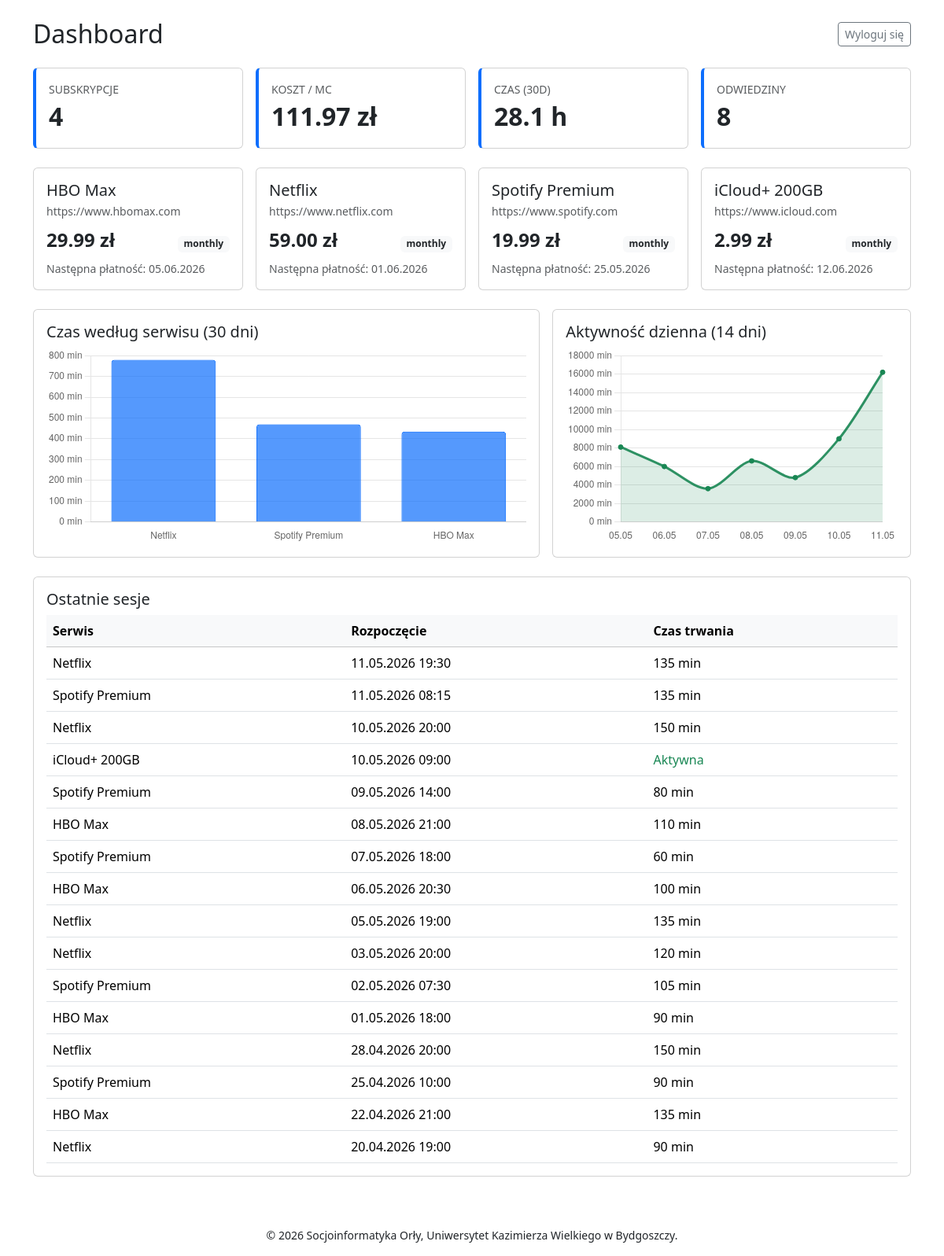
Screenshot of /home/ (signed in) with the database file from the repository.
### api/models.py (models this page shows, shortened)
class Subscription(models.Model):
    user = models.ForeignKey(
        User, on_delete=models.CASCADE, related_name="subscriptions"
    )
    name = models.CharField(max_length=255)
    url = models.CharField()
    cost = models.DecimalField(max_digits=8, decimal_places=2)
    billing_cycle = models.CharField(
        max_length=20,
        choices=[
            ("monthly", "Monthly"),
            ("yearly", "Yearly"),
            ("quarterly", "Quarterly"),
        ],
        default="monthly",
    )
    next_billing_date = models.DateField(null=True, blank=True)
    is_active = models.BooleanField(default=True)
    created_at = models.DateTimeField(auto_now_add=True)
    updated_at = models.DateTimeField(auto_now=True)
    class Meta:
        ordering = ["-created_at"]

class Session(models.Model):
    user = models.ForeignKey(
        User, on_delete=models.CASCADE, related_name="sessions"
    )
    subscription = models.ForeignKey(
        Subscription, on_delete=models.SET_NULL, null=True, blank=True,
        related_name="sessions",
    )
    url = models.CharField()
    started_at = models.DateTimeField()
    ended_at = models.DateTimeField(null=True, blank=True)
    duration_seconds = models.IntegerField(null=True, blank=True)
    created_at = models.DateTimeField(auto_now_add=True)
    class Meta:
        ordering = ["-started_at"]
        indexes = [
            models.Index(fields=["user", "subscription", "ended_at"]),
        ]

### dashboard/views.py (the view)
# urls.py: 2. Add a URL to urlpatterns:  path('', views.home, name='home')
def home(request):
    context = {}
    if request.user.is_authenticated:
        now = timezone.now()
        thirty_days_ago = now - timedelta(days=30)
        subscriptions = Subscription.objects.filter(
            user=request.user, is_active=True
        )
        context["subscriptions"] = subscriptions
        context["active_subscriptions_count"] = subscriptions.count()
        total_monthly = 0
        for sub in subscriptions:
            if sub.billing_cycle == "monthly":
                total_monthly += sub.cost
            elif sub.billing_cycle == "quarterly":
                total_monthly += sub.cost / 3
            elif sub.billing_cycle == "yearly":
                total_monthly += sub.cost / 12
        context["total_monthly_cost"] = round(total_monthly, 2)
        recent_sessions = Session.objects.filter(
            user=request.user,
            started_at__gte=thirty_days_ago,
        ).select_related("subscription").order_by("-started_at")[:20]
        context["recent_sessions"] = recent_sessions
        total_seconds = Session.objects.filter(
            user=request.user,
            started_at__gte=thirty_days_ago,
            ended_at__isnull=False,
        ).aggregate(total=Sum("duration_seconds"))["total"] or 0
        context["total_tracked_hours"] = round(total_seconds / 3600, 1)
        time_per_sub = (
            Session.objects.filter(
                user=request.user,
                started_at__gte=thirty_days_ago,
                ended_at__isnull=False,
            )
            .values("subscription__name")
            .annotate(total_seconds=Sum("duration_seconds"))
            .order_by("-total_seconds")
        )
        context["time_per_subscription"] = time_per_sub
        fourteen_days_ago = now - timedelta(days=14)
        daily_usage = (
            Session.objects.filter(
                user=request.user,
                started_at__gte=fourteen_days_ago,
                ended_at__isnull=False,
            )
            .annotate(date=TruncDate("started_at"))
            .values("date")
            .annotate(total_seconds=Sum("duration_seconds"))
            .order_by("date")
        )
        context["daily_usage"] = daily_usage
        context["visit_count"] = SiteEvent.objects.filter(
            user=request.user,
            event_type="open",
            timestamp__gte=thirty_days_ago,
        ).count()
    return render(request, "dashboard/home.html", context)

### dashboard/templates/dashboard/home.html (shortened to what this page needs)
{% extends "base.html" %}
{% load static %}
{% block content %}
<div class="container mt-4 mb-5">
{% if user.is_authenticated %}
  <div class="d-flex justify-content-between align-items-center mb-4">
    <h2 class="mb-0">Dashboard</h2>
    <form method="post" action="{% url 'logout' %}">
      <button type="submit" class="btn btn-outline-secondary btn-sm">Wyloguj się</button>
    </form>
  </div>
  <div class="row g-3 mb-4">
    <div class="col-6 col-md-3">
      <div class="card stat-card h-100">
        <div class="card-body">
          <div class="text-muted small text-uppercase">Subskrypcje</div>
          <div class="stat-value">{{ active_subscriptions_count }}</div>
        </div>
      </div>
    </div>
    <div class="col-6 col-md-3">
      <div class="card stat-card h-100">
        <div class="card-body">
          <div class="text-muted small text-uppercase">Koszt / mc</div>
          <div class="stat-value">{{ total_monthly_cost }} zł</div>
        </div>
      </div>
    </div>
    <div class="col-6 col-md-3">
      <div class="card stat-card h-100">
        <div class="card-body">
          <div class="text-muted small text-uppercase">Czas (30d)</div>
          <div class="stat-value">{{ total_tracked_hours }} h</div>
        </div>
      </div>
    </div>
    <div class="col-6 col-md-3">
      <div class="card stat-card h-100">
        <div class="card-body">
          <div class="text-muted small text-uppercase">Odwiedziny</div>
          <div class="stat-value">{{ visit_count }}</div>
        </div>
      </div>
    </div>
  </div>
  <div class="row g-3 mb-4">
    {% for sub in subscriptions %}
    <div class="col-md-4 col-lg-3">
      <div class="card sub-card h-100">
        <div class="card-body">
          <h5 class="card-title mb-1">{{ sub.name }}</h5>
          <div class="text-muted small mb-2">{{ sub.url }}</div>
          <div class="d-flex justify-content-between align-items-baseline">
            <span class="fs-4 fw-semibold">{{ sub.cost }} zł</span>
            <span class="badge bg-light text-dark">{{ sub.billing_cycle }}</span>
          </div>
          {% if sub.next_billing_date %}
          <div class="mt-2 small text-muted">
            Następna płatność: {{ sub.next_billing_date|date:"d.m.Y" }}
          </div>
          {% endif %}
        </div>
      </div>
    </div>
    {% empty %}
    <div class="col-12">
      <div class="alert alert-info mb-0">Brak aktywnych subskrypcji. Dodaj je w panelu administracyjnym.</div>
    </div>
    {% endfor %}
  </div>
  {% if time_per_subscription %}
  <div class="row g-3 mb-4">
    <div class="col-md-7">
      <div class="card h-100">
        <div class="card-body">
          <h5 class="card-title">Czas według serwisu (30 dni)</h5>
          <div class="chart-container">
            <canvas id="timeChart"></canvas>
          </div>
        </div>
      </div>
    </div>
    <div class="col-md-5">
      <div class="card h-100">
        <div class="card-body">
          <h5 class="card-title">Aktywność dzienna (14 dni)</h5>
          <div class="chart-container">
            <canvas id="dailyChart"></canvas>
          </div>
        </div>
      </div>
    </div>
  </div>
  {% endif %}
  {% if recent_sessions %}
  <div class="card">
    <div class="card-body">
      <h5 class="card-title">Ostatnie sesje</h5>
      <div class="table-responsive">
        <table class="table table-hover mb-0">
          <thead class="table-light">
            <tr>
              <th>Serwis</th>
              <th>Rozpoczęcie</th>
              <th>Czas trwania</th>
            </tr>
          </thead>
          <tbody>
            {% for session in recent_sessions %}
            <tr>
              <td>{{ session.subscription.name|default:"—" }}</td>
              <td>{{ session.started_at|date:"d.m.Y H:i" }}</td>
              <td>
                {% if session.ended_at %}
                  {% widthratio session.duration_seconds|default:0 60 1 %} min
                {% else %}
                  <span class="text-success">Aktywna</span>
                {% endif %}
              </td>
            </tr>
            {% endfor %}
          </tbody>
        </table>
      </div>
    </div>
  </div>
  {% endif %}
{% endif %}
</div>
{% endblock %}
{% block extra_js %}
{% if user.is_authenticated and time_per_subscription %}
<script>
(function() {
  var timeLabels = [{% for item in time_per_subscription %}"{{ item.subscription__name|escapejs }}",{% endfor %}];
  var timeSeconds = [{% for item in time_per_subscription %}{{ item.total_seconds|default:0 }},{% endfor %}];
  var timeMinutes = timeSeconds.map(function(s) { return Math.round(s / 60); });
  var dailyLabels = [{% for item in daily_usage %}"{{ item.date|date:"d.m"|escapejs }}",{% endfor %}];
  var dailyMinutes = [{% for item in daily_usage %}{{ item.total_seconds|default:0|floatformat:0 }},{% endfor %}];
  new Chart(document.getElementById('timeChart'), {
    type: 'bar',
    data: {
      labels: timeLabels,
      datasets: [{
        label: 'Minuty',
        data: timeMinutes,
        backgroundColor: 'rgba(13, 110, 253, 0.7)',
        borderColor: 'rgba(13, 110, 253, 1)',
        borderWidth: 1,
        borderRadius: 4,
      }]
    },
    options: {
      responsive: true,
      maintainAspectRatio: false,
      plugins: { legend: { display: false } },
      scales: {
        y: { beginAtZero: true, ticks: { callback: function(v) { return v + ' min'; } } },
        x: { grid: { display: false } }
      }
    }
  });
  new Chart(document.getElementById('dailyChart'), {
    type: 'line',
    data: {
      labels: dailyLabels,
      datasets: [{
        label: 'Minuty',
        data: dailyMinutes,
        borderColor: 'rgba(25, 135, 84, 0.9)',
        backgroundColor: 'rgba(25, 135, 84, 0.15)',
        fill: true,
        tension: 0.3,
        pointRadius: 3,
        pointBackgroundColor: 'rgba(25, 135, 84, 1)',
      }]
    },
    options: {
      responsive: true,
      maintainAspectRatio: false,
      plugins: { legend: { display: false } },
      scales: {
        y: { beginAtZero: true, ticks: { callback: function(v) { return v + ' min'; } } },
        x: { grid: { display: false } }
      }
    }
  });
})();
</script>
{% endif %}
{% endblock %}

### dashboard/templates/base.html (shortened to what this page needs)
<!DOCTYPE html>
<html lang="pl">
<head>
    <link href="https://cdn.jsdelivr.net/npm/bootstrap@5.3.8/dist/css/bootstrap.min.css" rel="stylesheet">
</head>
<body>
    <main>
        {% block content %}
        {% endblock %}
    </main>
    <footer class="py-3 mt-auto">
        <div class="container text-center small">
            &copy; {% now "Y" %} Socjoinformatyka Orły, Uniwersytet Kazimierza Wielkiego w&nbsp;Bydgoszczy.
        </div>
    </footer>
    {% block extra_js %}
    {% endblock %}
</body>
</html>

### dashboard/templates/dashboard/home.html (style rules this page uses)
.stat-card { border-left: 4px solid var(--bs-primary); }
.stat-value { font-size: 2rem; font-weight: 700; }
.chart-container { position: relative; height: 250px; width: 100%; }

### rows the page displays
Subscription: name "HBO Max", url "https://www.hbomax.com", cost "29.99", billing_cycle "monthly", next_billing_date "05.06.2026"
Subscription: name "Netflix", url "https://www.netflix.com", cost "59.00", billing_cycle "monthly", next_billing_date "01.06.2026"
Subscription: name "Spotify Premium", url "https://www.spotify.com", cost "19.99", billing_cycle "monthly", next_billing_date "25.05.2026"
Subscription: name "iCloud+ 200GB", url "https://www.icloud.com", cost "2.99", billing_cycle "monthly", next_billing_date "12.06.2026"
Session: subscription.name "Netflix", started_at "11.05.2026 19:30", duration_seconds "135"
Session: subscription.name "Spotify Premium", started_at "11.05.2026 08:15", duration_seconds "135"
Session: subscription.name "Netflix", started_at "10.05.2026 20:00", duration_seconds "150"
Session: subscription.name "iCloud+ 200GB", started_at "10.05.2026 09:00", shows "Aktywna"
Session: subscription.name "Spotify Premium", started_at "09.05.2026 14:00", duration_seconds "80"
Session: subscription.name "HBO Max", started_at "08.05.2026 21:00", duration_seconds "110"
Session: subscription.name "Spotify Premium", started_at "07.05.2026 18:00", duration_seconds "60"
Session: subscription.name "HBO Max", started_at "06.05.2026 20:30", duration_seconds "100"
Session: subscription.name "Netflix", started_at "05.05.2026 19:00", duration_seconds "135"
Session: subscription.name "Netflix", started_at "03.05.2026 20:00", duration_seconds "120"
Session: subscription.name "Spotify Premium", started_at "02.05.2026 07:30", duration_seconds "105"
Session: subscription.name "HBO Max", started_at "01.05.2026 18:00", duration_seconds "90"
Session: subscription.name "Netflix", started_at "28.04.2026 20:00", duration_seconds "150"
Session: subscription.name "Spotify Premium", started_at "25.04.2026 10:00", duration_seconds "90"
Session: subscription.name "HBO Max", started_at "22.04.2026 21:00", duration_seconds "135"
Session: subscription.name "Netflix", started_at "20.04.2026 19:00", duration_seconds "90"

### other values shown
{{ active_subscriptions_count }} "4"
{{ total_monthly_cost }} "111.97"
{{ total_tracked_hours }} "28.1"
{{ visit_count }} "8"
chart data {{ item.subscription__name|escapejs }} Netflix, Spotify Premium, HBO Max
chart data {{ item.total_seconds|default:0 }} 46800, 28200, 26100
chart data {{ item.date|date:"d.m"|escapejs }} 05.05, 06.05, 07.05, 08.05, 09.05, 10.05, 11.05
chart data {{ item.total_seconds|default:0|floatformat:0 }} 8100, 6000, 3600, 6600, 4800, 9000, 16200
